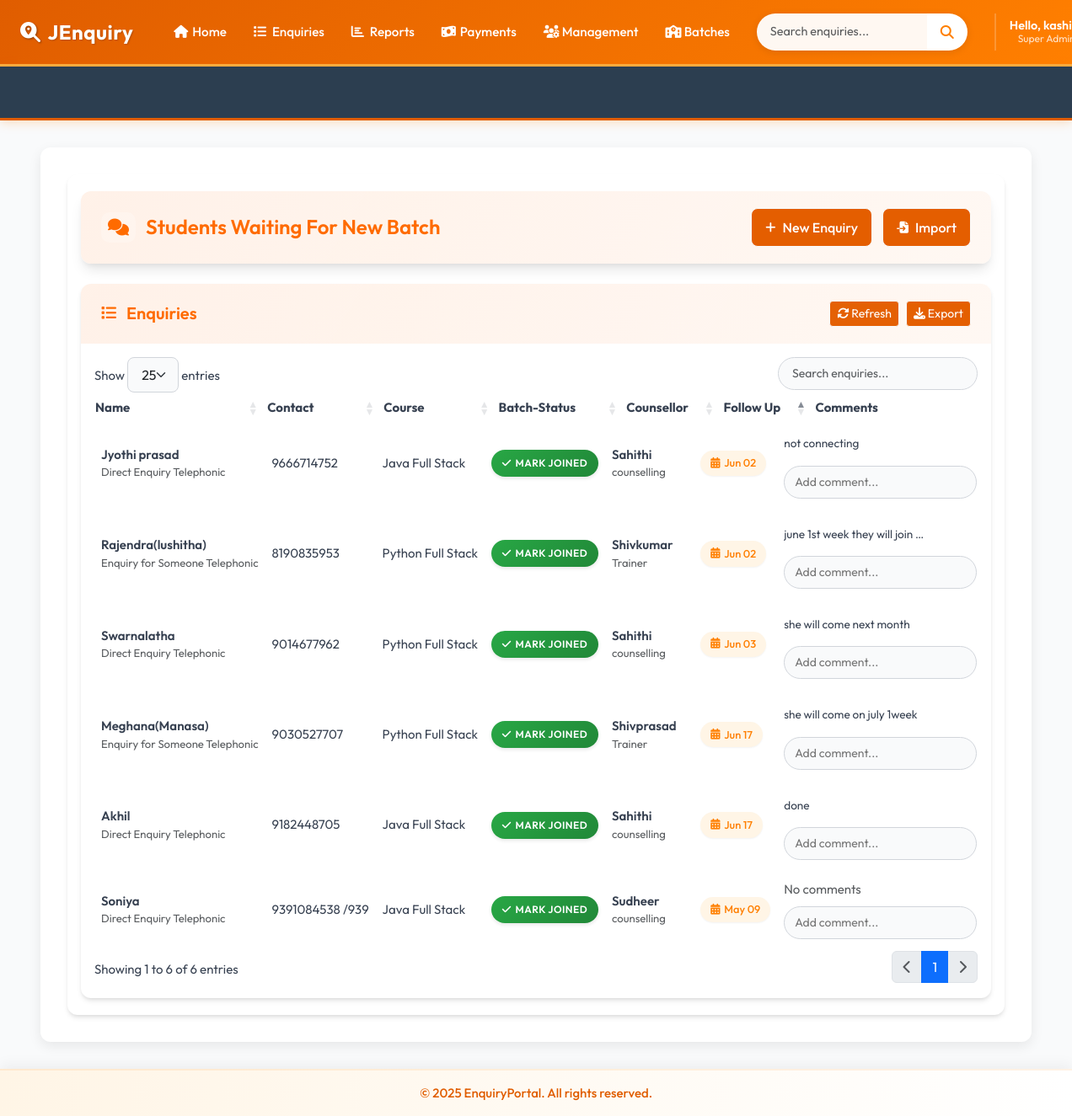
The page /inconsistent-joined/ (signed in) on the database its author committed.
### accounts/models.py (models this page shows, shortened)
class CustomUser(AbstractBaseUser, PermissionsMixin):
    ROLE_CHOICES = (
        ('manager', 'Manager'),
        ('counselor', 'Counselor'),
    )
    email = models.EmailField(unique=True)
    first_name = models.CharField(max_length=30)
    last_name = models.CharField(max_length=30)
    role = models.CharField(max_length=20, choices=ROLE_CHOICES)
    is_approved = models.BooleanField(default=False)
    is_active = models.BooleanField(default=True)
    is_staff = models.BooleanField(default=False)
    objects = CustomUserManager()
    USERNAME_FIELD = 'email'
    REQUIRED_FIELDS = ['first_name', 'last_name', 'role']

### enquiry/models.py (models this page shows, shortened)
class Enquiry(models.Model):
    STATUS_CHOICES = [
        ('joined', 'Joined'),
        ('pending', 'Pending'),
        ('dropout', 'Dropout'),
    ]
    SUBJECT_CHOICES = [
        ('java_full_stack', 'Java Full Stack'),
        ('python_full_stack', 'Python Full Stack'),
        ('other', 'Other'),
    ]
    ENQUIRY_TYPE_CHOICES = [
        ('someone_telephonic', 'Enquiry for Someone Telephonic'),
        ('direct_telephonic', 'Direct Enquiry Telephonic'),
        ('someone_walkin', 'Enquiry for Someone WalkIn'),
        ('direct_walkin', 'Direct Enquiry WalkIn'),
        ('telephonic_to_walkin', 'Telephonic To Walkin'),
    ]
    VISIT_TYPE_CHOICES = [
        ('alone_walkin', 'Alone Walkin'),
        ('came_with_parents', 'Came with parents'),
        ('student_reference', 'Student Reference'),
        ('old_student_reference', 'Old Student Reference'),
        ('came_with_relatives', 'Came with relatives'),
        ('telephonic', 'Telephonic'),
    ]
    name = models.CharField(max_length=100)
    mobile = models.CharField(max_length=15, unique=True)
    parent_number = models.CharField(max_length=15, blank=True, null=True)
    native_district_name = models.CharField(max_length=30, blank=True, null=True)
    subject = models.CharField(max_length=50, choices=SUBJECT_CHOICES)
    other_subject_name = models.CharField(max_length=100, blank=True, null=True)
    status = models.CharField(max_length=10, choices=STATUS_CHOICES, default='pending')
    enquiry_type = models.CharField(max_length=30, choices=ENQUIRY_TYPE_CHOICES, default='direct_telephonic')
    visit_type = models.CharField(max_length=30, choices=VISIT_TYPE_CHOICES, default='alone_walkin')
    created_at = models.DateTimeField(auto_now_add=True)
    followup_date = models.DateField(null=True, blank=True)
    enquiry_date = models.DateField(null=True, blank=True)
    joined_date = models.DateField(null=True, blank=True)
    fees_paid_date = models.DateField(null=True, blank=True)
    due_date = models.DateField(null=True, blank=True)
    target_fees = models.DecimalField(
        max_digits=12, decimal_places=2,
        null=True, blank=True,
        help_text="Total fees for the course"
    )
    fees_paid = models.DecimalField(
        max_digits=12, decimal_places=2,
        default=0.00,
        help_text="Total amount paid by the student"
    )
    fees_balance = models.DecimalField(
        max_digits=12, decimal_places=2,
        null=True, blank=True,
        help_text="Remaining balance (calculated automatically)"
    )
    is_joined_batch = models.BooleanField(default=False)
    counsellor = models.ForeignKey('Counsellor', on_delete=models.CASCADE, related_name='enquiries')
    class Meta:
        indexes = [
            models.Index(fields=['created_at']),
            models.Index(fields=['joined_date']),
            models.Index(fields=['status']),
            models.Index(fields=['counsellor']),
            models.Index(fields=['enquiry_date']),
            models.Index(fields=['enquiry_type']),
        ]
        ordering = ['-created_at']

class Counsellor(models.Model):
    name = models.CharField(max_length=100, unique=True)
    mobile = models.CharField(max_length=15)
    department = models.CharField(max_length=100)

class Comment(models.Model):
    enquiry = models.ForeignKey(Enquiry, on_delete=models.CASCADE, related_name='comments')
    comment = models.TextField()
    created_at = models.DateTimeField(default=timezone.now)
    class Meta:
        get_latest_by = 'created_at'
        ordering = ['-created_at']
        indexes = [
            models.Index(fields=['enquiry']),
            models.Index(fields=['created_at']),
        ]

### enquiry/views.py (the view)
# urls.py: path('inconsistent-joined/', views.InconsistentJoinedEnquiryListView.as_view(), name='inconsistent_joined'),
class InconsistentJoinedEnquiryListView(ListView):
    model = Enquiry
    template_name = 'inconsistent_joined_list.html'
    context_object_name = 'enquiries'
    def get_queryset(self):
        return Enquiry.objects.filter(status='joined', is_joined_batch=False)

### template/inconsistent_joined_list.html (shortened to what this page needs)
{% extends 'base.html' %}
{% block extra_css %}
<link rel="stylesheet" href="https://cdn.datatables.net/1.13.6/css/dataTables.bootstrap5.min.css">
<link rel="stylesheet" href="https://cdnjs.cloudflare.com/ajax/libs/font-awesome/6.4.0/css/all.min.css">
{% endblock %}
{% block content %}
<div class="app-wrapper">
    <div class="dashboard-header">
        <h1 class="dashboard-title">
            <i class="fas fa-comments"></i>
            Students Waiting For New Batch
        </h1>
        <div class="dashboard-actions">
            <a href="{% url 'enquiry:add_enquiry' %}" class="btn btn-light">
                <i class="fas fa-plus"></i> New Enquiry
            </a>
            <a href="{% url 'enquiry:bulk_enquiry_upload' %}" class="btn btn-outline-light">
                <i class="fas fa-file-import"></i> Import
            </a>
        </div>
    </div>
    <div class="data-card">
        <div class="card-header">
            <h2 class="card-title">
                <i class="fas fa-list"></i> Enquiries
            </h2>
            <div class="d-flex gap-2">
                <button id="refreshTable" class="btn btn-sm btn-outline-light">
                    <i class="fas fa-sync-alt"></i> Refresh
                </button>
                <button id="exportCSV" class="btn btn-sm btn-outline-light">
                    <i class="fas fa-download"></i> Export
                </button>
            </div>
        </div>
        <div class="card-body p-0">
            <div class="data-table-wrapper">
                <table id="enquiryTable" class="display nowrap w-100">
                    <thead>
                        <tr>
                            <th>Name</th>
                            <th>Contact</th>
                            <th>Course</th>
                            <th>Batch-Status</th>
                            <th>Counsellor</th>
                            <th>Follow Up</th>
                            <th>Comments</th>
                        </tr>
                    </thead>
                    <tbody>
                        {% for enquiry in enquiries %}
                        <tr id="enquiry-row-{{ enquiry.id }}">
                            <td>
                                <div class="fw-semibold">{{ enquiry.name }}</div>
                                <div class="text-muted small">{{ enquiry.get_enquiry_type_display }}</div>
                            </td>
                            <td>{{ enquiry.mobile }}</td>
                            <td>{{ enquiry.get_subject_display }}</td>
                            <td>
    <button class="capsule-button btn-success-modern" onclick="markAsJoined({{ enquiry.id }}, this)">
        <span class="btn-text">
            <i class="fas fa-check"></i>
            Mark Joined
        </span>
    </button>
</td>
                            <td>
                                <div class="fw-semibold">{{ enquiry.counsellor.name }}</div>
                                <div class="text-muted small">{{ enquiry.counsellor.department }}</div>
                            </td>
                            <td>
                                <div class="followup-date {% if enquiry.followup_date <= today %}urgent{% endif %}"
                                     data-enquiry-id="{{ enquiry.id }}">
                                    <i class="fas fa-calendar-alt"></i>
                                    {% if enquiry.followup_date %}
                                        {{ enquiry.followup_date|date:"M d" }}
                                    {% else %}
                                        Set Date
                                    {% endif %}
                                </div>
                            </td>
                            <td>
                                <div id="comment-container-{{ enquiry.id }}">
                                    {% with enquiry.comments.all|first as comment %}
                                        {% if comment %}
                                            <div class="comment-preview"
                                                 title="{{ comment.comment }}"
                                                 data-enquiry-id="{{ enquiry.id }}">
                                                {{ comment.comment|truncatechars:30 }}
                                            </div>
                                        {% else %}
                                            <span class="text-muted">No comments</span>
                                        {% endif %}
                                    {% endwith %}
                                </div>
                                <div class="comment-input-group">
                                    <input type="text"
                                           id="comment-input-{{ enquiry.id }}"
                                           class="comment-input"
                                           placeholder="Add comment...">
                                </div>
                            </td>
                        </tr>
                        {% endfor %}
                    </tbody>
                </table>
            </div>
        </div>
    </div>
</div>
{% endblock %}

### template/base.html (shortened to what this page needs)
<!DOCTYPE html>
<html lang="en">
<head>
    <link href="https://cdn.jsdelivr.net/npm/bootstrap@5.3.0-alpha1/dist/css/bootstrap.min.css" rel="stylesheet">
    <link rel="stylesheet" href="https://cdnjs.cloudflare.com/ajax/libs/font-awesome/6.4.0/css/all.min.css">
<link rel="stylesheet" href="https://cdnjs.cloudflare.com/ajax/libs/font-awesome/6.5.0/css/all.min.css">
<link rel="stylesheet" href="https://cdn.jsdelivr.net/npm/flatpickr/dist/flatpickr.min.css">
    {% block extra_css %}
    {% endblock %}
</head>
<body>
    <nav class="navbar navbar-expand-lg navbar-dark">
        <div class="container-fluid">
            <a class="navbar-brand pulse-on-hover" href="{% url 'enquiry:dashboard' %}">
                <i class="fas fa-search-location"></i>JEnquiry
            </a>
            <div class="collapse navbar-collapse" id="mainNav">
                {% if user.is_authenticated %}
                <ul class="navbar-nav me-auto mb-2 mb-lg-0">
                    <li class="nav-item">
                        <a class="nav-link" href="{% url 'enquiry:dashboard' %}"><i class="fas fa-home"></i> Home</a>
                    </li>
                    <li class="nav-item dropdown">
                        <a class="nav-link dropdown-toggle" href="#" role="button" data-bs-toggle="dropdown">
                            <i class="fas fa-list"></i> Enquiries
                        </a>
                    </li>
                    <li class="nav-item dropdown">
                        <a class="nav-link dropdown-toggle" href="#" role="button" data-bs-toggle="dropdown">
                            <i class="fas fa-chart-bar"></i> Reports
                        </a>
                    </li>
                    <li class="nav-item dropdown">
                        <a class="nav-link dropdown-toggle" href="#" role="button" data-bs-toggle="dropdown">
                            <i class="fas fa-money-bill-wave"></i> Payments
                        </a>
                    </li>
                    <li class="nav-item dropdown">
                        <a class="nav-link dropdown-toggle" href="#" role="button" data-bs-toggle="dropdown">
                            <i class="fas fa-users-cog"></i> Management
                        </a>
                    </li>
                    <li class="nav-item dropdown">
                        <a class="nav-link dropdown-toggle" href="#" role="button" data-bs-toggle="dropdown">
                           <i class="fa-solid fa-school"></i> Batches
                        </a>
                    </li>
                </ul>
                <form class="d-flex search-form search-section" action="{% url 'enquiry:enquary_list' %}" method="get">
                    <div class="input-group">
                        <input type="search" name="search" class="form-control" placeholder="Search enquiries..."
                               aria-label="Search">
                        <button class="btn" type="submit">
                            <i class="fas fa-search"></i>
                        </button>
                    </div>
                </form>
                <div class="user-section">
                    <div class="user-menu">
                        <div class="dropdown user-dropdown">
                            <button class="dropdown-toggle" type="button" data-bs-toggle="dropdown"
                                    aria-expanded="false">
                                <div class="user-profile-dropdown">
                                    <div class="user-details">
                                        <p class="user-greeting">
                                           Hello, {{ user.first_name|default:user.email }}!
                                        </p>
                                        <p class="user-role">
                                            {% if user.is_superuser %}
                                                Super Admin
                                            {% elif user.is_staff %}
                                                Admin
                                            {% else %}
                                                Counsellor
                                            {% endif %}
                                        </p>
                                    </div>
                                </div>
                            </button>
                        </div>
                    </div>
                </div>
                {% endif %}
            </div>
        </div>
    </nav>
{% if user.is_authenticated %}
<div class="marquee-container marquee-progress">
    <div class="marquee-content">
    </div>
</div>
{% endif %}
    <div class="main-content-wrapper">
        <div class="container-fluid px-4">
            <div class="content-container">
                {% block content %}
                {% endblock %}
            </div>
        </div>
    </div>
    <footer class="text-center p-3">
        <div class="container">
            <p class="m-0">&copy; 2025 EnquiryPortal. All rights reserved.</p>
        </div>
    </footer>
</body>
</html>

### rows shown on the page
CustomUser: first_name "kashi"
Enquiry: name "Jyothi prasad", enquiry_type "Direct Enquiry Telephonic", mobile "9666714752", subject "Java Full Stack", counsellor.name "Sahithi", counsellor.department "counselling", followup_date "Jun 02"
Comment: comment "not connecting"
Enquiry: name "Rajendra(lushitha)", enquiry_type "Enquiry for Someone Telephonic", mobile "8190835953", subject "Python Full Stack", counsellor.name "Shivkumar", counsellor.department "Trainer", followup_date "Jun 02"
Comment: comment "june 1st week they will join …"
Enquiry: name "Meghana(Manasa)", enquiry_type "Enquiry for Someone Telephonic", mobile "9030527707", subject "Python Full Stack", counsellor.name "Shivprasad", counsellor.department "Trainer", followup_date "Jun 17"
Comment: comment "she will come on july 1week"
Enquiry: name "Akhil", enquiry_type "Direct Enquiry Telephonic", mobile "9182448705", subject "Java Full Stack", counsellor.name "Sahithi", counsellor.department "counselling", followup_date "Jun 17"
Comment: comment "done"
Enquiry: name "Swarnalatha", enquiry_type "Direct Enquiry Telephonic", mobile "9014677962", subject "Python Full Stack", counsellor.name "Sahithi", counsellor.department "counselling", followup_date "Jun 03"
Comment: comment "she will come next month"
Enquiry: name "Soniya", enquiry_type "Direct Enquiry Telephonic", mobile "9391084538 /939", subject "Java Full Stack", counsellor.name "Sudheer", counsellor.department "counselling", followup_date "May 09", shows "No comments"
